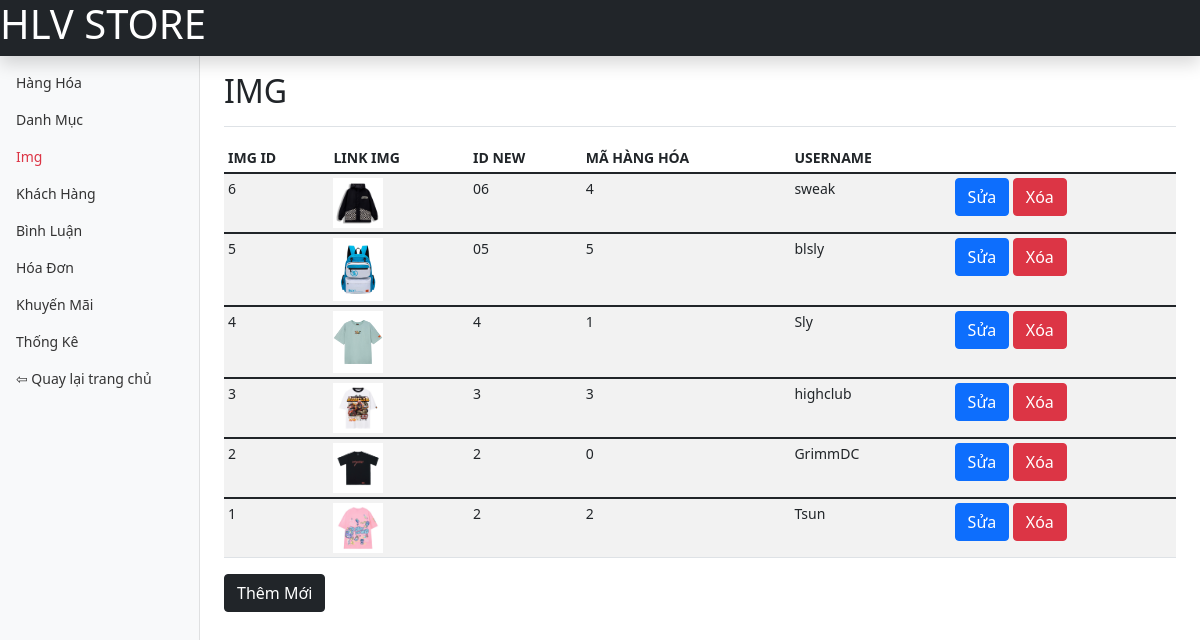
The app's page /admin/img/index.php with its own data.
### tables this page shows
CREATE TABLE `imgs` (
  `img_id` varchar(50) NOT NULL COMMENT 'id ảnh',
  `link_img` varchar(255) NOT NULL COMMENT 'link ảnh',
  `id_new` varchar(50) NOT NULL COMMENT 'id mới',
  `ma_hh` int(50) NOT NULL COMMENT 'id sản phẩm',
  `username` varchar(100) NOT NULL COMMENT 'username'
);

### admin/img/index.php (called while the page is built)
<?php
require "list.php";
?>

### dao/pdo.php (called while the page is built, shortened)
<?php
function pdo_get_connection(){
    $servername = "localhost";
    $username = "root";
    $password = "";
    try{
        $conn = new PDO("mysql:host=$servername;dbname=hlvstore", $username, $password);
        $conn->setAttribute(PDO::ATTR_ERRMODE, PDO::ERRMODE_EXCEPTION);
        return $conn;
    } catch(PDOException $e) {
        echo "lỗi kết nối" . $e->getMessage();
    }
}
    function pdo_query($sql){
        $sql_args = array_slice(func_get_args(), 1);
        try{
            $conn = pdo_get_connection();
            $stmt = $conn->prepare($sql);
            $stmt->execute($sql_args);
            $rows = $stmt->fetchAll();
            return $rows;
        }
        catch(PDOException $e){
            throw $e;
        }
        finally{
            unset($conn);
        }
    }
?>

### dao/img.php (called while the page is built, shortened)
<?php
require_once 'pdo.php';
function img_selectall(){
    $sql="select * from imgs order by img_id DESC";
    return pdo_query($sql);
}
?>

### admin/img/list.php (the view, shortened to what this page needs)
<?php
require "../../dao/pdo.php";
require "../../dao/img.php";
    $dsimg=img_selectall();
?>
<!doctype html>
<html lang="en">
<head>
    <link href="../../css/assets/dist/css/bootstrap.min.css" rel="stylesheet">
    <link href="../../css/assets/dashboard.css" rel="stylesheet">
  </head>
  <body>
<header class="navbar navbar-dark sticky-top bg-dark flex-md-nowrap p-0 shadow">
  <h1 style="color: white;">HLV STORE</h1>
</header>
<div class="container-fluid">
  <div class="row">
    <nav id="sidebarMenu" class="col-md-3 col-lg-2 d-md-block bg-light sidebar collapse">
      <div class="position-sticky pt-3">
        <ul class="nav flex-column">
          <li class="nav-item">
            <a class="nav-link" href="../hang-hoa/list.php">
              Hàng Hóa
            </a>
          </li>
          <li class="nav-item">
            <a class="nav-link" href="../danh-muc/list.php">
              Danh Mục
            </a>
          </li>
          <li class="nav-item">
            <a class="nav-link text-danger" href="#">
              Img
            </a>
          </li>
          <li class="nav-item">
            <a class="nav-link" href="../khach-hang/list.php">
              Khách Hàng
            </a>
          </li>
          <li class="nav-item">
            <a class="nav-link" href="../binh-luan/list.php">
              Bình Luận
            </a>
          </li>
          <li class="nav-item">
            <a class="nav-link" href="../hoa-don/list.php">
              Hóa Đơn
            </a>
          </li>
          <li class="nav-item">
            <a class="nav-link" href="../khuyen-mai/list.php"">
              Khuyến Mãi
            </a>
          </li>
          <li class="nav-item">
            <a class="nav-link" href="../thong-ke/list.php">
              Thống Kê
            </a>
          </li>
          <li class="nav-item">
            <a class="nav-link" href="../index.php">
            ⇦ Quay lại trang chủ
            </a>
          </li>
        </ul>
      </div>
    </nav>
    <main class="col-md-9 ms-sm-auto col-lg-10 px-md-4">
      <div class="d-flex justify-content-between flex-wrap flex-md-nowrap align-items-center pt-3 pb-2 mb-3 border-bottom">
        <h2>IMG</h2>
      </div>
      <div class="table-responsive">
        <table class="table table-striped table-sm">
          <thead>
            <tr>
              <th scope="col">IMG ID</th>
              <th scope="col">LINK IMG</th>
              <th scope="col">ID NEW</th>
              <th scope="col">MÃ HÀNG HÓA</th>
              <th scope="col">USERNAME</th>
            </tr>
          </thead>
          <?php
                foreach($dsimg as $img){
                    extract($img);
                    $del_link="list.php?img_id=".$img_id;
                    $edit_link="edit.php?img_id=".$img_id;
            ?>
            <tbody>
                <tr>
                <td><?php echo $img_id?></td>
                <td><img src="../../images/<?php echo $link_img?>" width="50px"></td>
                <td><?php echo $id_new?></td>
                <td><?php echo $ma_hh?></td>
                <td><?php echo $username?></td>
                <td>
                <a href="<?php echo $edit_link?>"><button class="btn btn-primary">Sửa</button></a>
                <a href="<?php echo $del_link?>"><button class="btn btn-danger">Xóa</button></a>
                </td>
                </tr>
            </tbody>
            <?php
                }
            ?>
        </table>
        <a href="new.php"><button class="btn btn-dark">Thêm Mới</button></a>
      </div>
    </main>
  </div>
</div>
  </body>
</html>

### css/assets/dashboard.css (style rules this page uses)
body { font-size: .875rem; }
.sidebar { position: fixed; top: 0; bottom: 0; left: 0; z-index: 100; padding: 48px 0 0; box-shadow: inset -1px 0 0 rgba(0, 0, 0, .1); }
.sidebar .nav-link { font-weight: 500; color: #333; }

### records on screen
imgs: img_id "6", link_img (picture), id_new "06", ma_hh "4", username "sweak"
imgs: img_id "5", link_img (picture), id_new "05", ma_hh "5", username "blsly"
imgs: img_id "4", link_img (picture), id_new "4", ma_hh "1", username "Sly"
imgs: img_id "3", link_img (picture), id_new "3", ma_hh "3", username "highclub"
imgs: img_id "2", link_img (picture), id_new "2", ma_hh "0", username "GrimmDC"
imgs: img_id "1", link_img (picture), id_new "2", ma_hh "2", username "Tsun"
